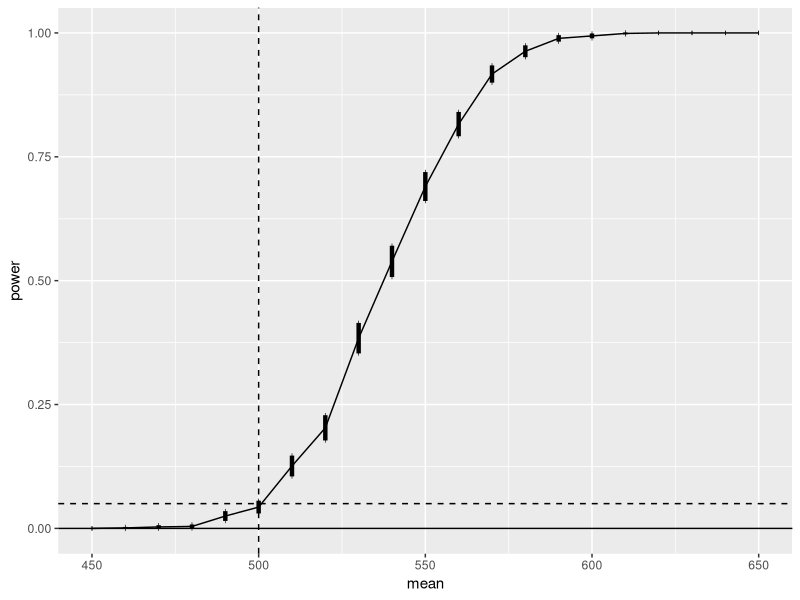

R code for this plot:
## ---- chunk 1
m <- 1000
g <- numeric(m)
for (i in 1:m) {
x <- rnorm(2)
g[i] <- abs(x[1] - x[2]) }
est <- mean(g)
est
## ---- chunk 2
sqrt(sum((g - mean(g))^2)) / m  # MC value
sqrt((2-4/pi)/1000)  # standard error of theta
## ---- chunk 3
n <- 20
alpha <- .05
x <- rnorm(n, mean=0, sd=2)
UCL <- (n-1) * var(x) / qchisq(alpha, df=n-1)
## ---- chunk 4
n <- 20; alpha <- .05
UCL <- replicate(1000, expr = {
x <- rnorm(n, mean = 0, sd = 2)
(n-1) * var(x) / qchisq(alpha, df = n-1) })
#count the number of intervals that contain sigma^2=4
#or compute the mean to get the confidence level
c(sum(UCL > 4), mean(UCL > 4) )
## ---- chunk 5
calcCI <- function(n, alpha) {
y <- rnorm(n, mean = 0, sd = 2)
return((n-1) * var(y) / qchisq(alpha, df = n-1))
}
UCL <- replicate(1000, expr=calcCI(n = 20, alpha=.05))
mean(UCL > 4)
## ---- chunk 6
set.seed(12); n <- 20; alpha <- .05
UCL <- replicate(1000, expr = {
x <- rchisq(n, df = 2)
(n-1) * var(x) / qchisq(alpha, df = n-1) })
c(sum(UCL > 4), mean(UCL > 4) )
## ---- chunk 7
n <- 20; alpha <- .05; mu0 <- 500; sigma <- 100
m <- 10000         #number of replicates
p <- numeric(m)    #storage for p-values
for (j in 1:m) {
x <- rnorm(n, mu0, sigma)
ttest <- t.test(x, alternative = "greater", mu = mu0) 
p[j] <- ttest$p.value
}
p.hat <- mean(p < alpha)
se.hat <- sqrt(p.hat * (1 - p.hat) / m) 
print(c(p.hat, se.hat))
## ---- chunk 8
n <- c(10, 20, 30, 50, 100, 500) #sample sizes,
cv <- qnorm(.975, 0, sqrt(6/n)) #crit. values for each n.
## ---- chunk 9
# compute the sample skewness statistic
sk <- function(x) {
  xbar <- mean(x)
  m3 <- mean((x - xbar)^3)
  m2 <- mean((x - xbar)^2)
  return( m3 / m2^1.5 )
}
## ---- chunk 10
# n is a vector of sample sizes
# we are doing length(n) different simulations
skewness.cl= function(n,cv){
p.reject <- numeric(length(n)) #to store sim. results 
m <- 10000   #num. repl. each sim.
for (i in 1:length(n)){
  sktests <- numeric(m)   #test decisions
  for (j in 1:m) {
    x <- rnorm(n[i])
    # test decision is 1 (reject) or 0
      sktests[j] <- as.integer(abs(sk(x)) >= cv[i] )
  }
  p.reject[i] <- mean(sktests) # proportion rejected
}
return(p.reject)
}
skewness.cl(n,cv)
## ---- chunk 11
cv <- qnorm(.975, 0, sqrt(6*(n-2) / ((n+1)*(n+3)))) 
round(cv, 4)
skewness.cl(n,cv)
## ---- chunk 12
n <- 20 ; m <- 1000
mu0 <- 500 ; sigma <- 100
mu <- c(seq(450, 650, 10)) #alternatives 
M <- length(mu)
power <- numeric(M)
## ---- chunk 13
for (i in 1:M) {
mu1 <- mu[i]
pvalues <- replicate(m, expr = {
#simulate under alternative mu1
x <- rnorm(n, mean = mu1, sd = sigma) 
ttest <- t.test(x, alternative = "greater", mu = mu0) 
ttest$p.value } )
power[i] <- mean(pvalues <= .05) }
se <- sqrt(power * (1-power) / m)
## ---- chunk 14
#install.packages("ggplot2")
library(ggplot2)
df <- data.frame(mean=mu, power=power,
upper=power+2*se, lower=power-2*se)
ggplot(df, aes(x=mean, y=power)) + geom_line() +
geom_vline(xintercept=500, lty=2) + 
geom_hline(yintercept=c(0,.05), lty=1:2) + 
geom_errorbar(aes(ymin=lower,ymax=upper),width=0.2,lwd=1.5)
